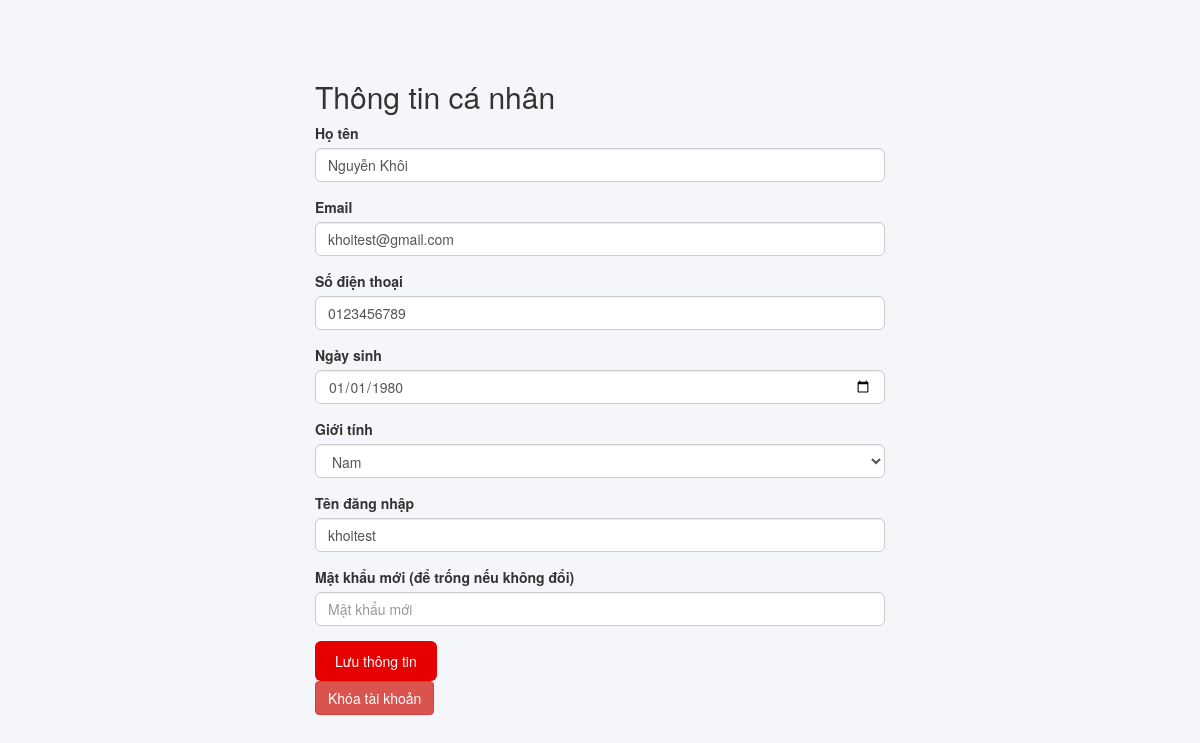
The app's page /hosonguoidung.php (signed in) with its own data.
### tables this page shows
CREATE TABLE `khach_hang` (
  `MaKH` int(11) NOT NULL,
  `HoTen` varchar(255) NOT NULL,
  `Email` varchar(255) NOT NULL,
  `TenDN` varchar(255) NOT NULL,
  `MatKhau` varchar(255) NOT NULL,
  `DienThoai` varchar(255) NOT NULL,
  `NgaySinh` date NOT NULL,
  `GioiTinh` tinyint(3) NOT NULL,
  `NgayTao` datetime NOT NULL DEFAULT current_timestamp() ON UPDATE current_timestamp(),
  `TrangThai` tinyint(2) NOT NULL
);

### hosonguoidung.php (the view, shortened to what this page needs)
<?php
require_once 'admin/connect.php';
$maKH = $_SESSION['MaKH'];
$sql = "SELECT HoTen, Email, DienThoai, NgaySinh, GioiTinh, TenDN FROM khach_hang WHERE MaKH = $maKH AND TrangThai = 1";
$result = mysqli_query($conn, $sql);
$user = mysqli_fetch_assoc($result);
?>
<!DOCTYPE html>
<html lang="vi">
<head>
  <link rel="stylesheet" href="https://maxcdn.bootstrapcdn.com/bootstrap/3.4.1/css/bootstrap.min.css" />
  <link rel="stylesheet" href="hosonguoidung.css" />
</head>
<body>
  <div class="container" style="max-width: 600px; margin-top: 30px;">
    <h2>Thông tin cá nhân</h2>
    <form action="admin/xuly-update-khachhang.php" method="post">
      <div class="form-group">
        <label>Họ tên</label>
        <input type="text" name="HoTen" class="form-control" value="<?= htmlspecialchars($user['HoTen']) ?>" required />
      </div>
      <div class="form-group">
        <label>Email</label>
        <input type="email" name="Email" class="form-control" value="<?= htmlspecialchars($user['Email']) ?>" required />
      </div>
      <div class="form-group">
        <label>Số điện thoại</label>
        <input type="text" name="SDT" class="form-control" value="<?= htmlspecialchars($user['DienThoai']) ?>" />
      </div>
      <div class="form-group">
        <label>Ngày sinh</label>
        <input type="date" name="NgaySinh" class="form-control" value="<?= htmlspecialchars($user['NgaySinh']) ?>" />
      </div>
      <div class="form-group">
        <label>Giới tính</label>
        <select name="GioiTinh" class="form-control" required>
          <option value="1" <?= $user['GioiTinh'] === 'Nam' ? 'selected' : '' ?>>Nam</option>
        </select>
      </div>
      <div class="form-group">
        <label>Tên đăng nhập</label>
        <input type="text" name="TenDN" class="form-control" value="<?= htmlspecialchars($user['TenDN']) ?>" required />
      </div>
      <div class="form-group">
        <label>Mật khẩu mới (để trống nếu không đổi)</label>
        <input type="password" name="MatKhauMoi" class="form-control" placeholder="Mật khẩu mới" />
      </div>
      <button type="submit" name="submit" class="btn btn-primary">Lưu thông tin</button>
    </form>
     <form action="admin/khoa-tai-khoan.php" method="post" onsubmit="return confirm('Bạn có chắc chắn muốn khóa tài khoản không?');">
  <button type="submit" name="khoa_tai_khoan" class="btn btn-danger">Khóa tài khoản</button>
</form>
  </div>
</body>
</html>

### hosonguoidung.css (style rules this page uses)
body { background-color: #f4f6f9; padding: 30px 0; font-family: 'Helvetica Neue', sans-serif; }
.form-control { border-radius: 6px; }
.btn-primary { background-color: #e60000; border: none; padding: 10px 20px; border-radius: 6px; }
label { color: #333; }

### records on screen
khach_hang: HoTen "Nguyễn Khôi", Email "khoitest@gmail.com", SDT "0123456789", NgaySinh "01/01/1980", TenDN "khoitest"
